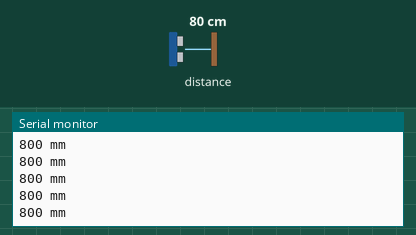
Recording of a sketch running on a simulated ESP32. On the bench: the last lines printed to the serial monitor. The test bench sets the inputs (shaded band); at power-on: distance to the obstacle 80 cm.

Above: at 1.2 s.
1.3 s: distance to the obstacle set to 2 cm
At 2.4 s:
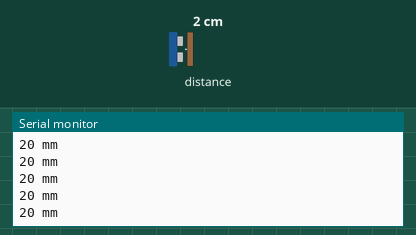
2.8 s: distance to the obstacle set to 4 cm
At 3.9 s:
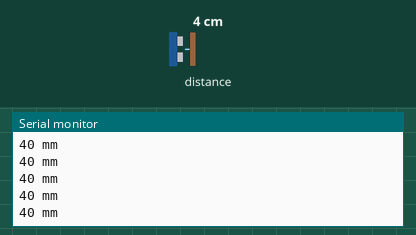
Timing chart, 0 to 5.8 s (numbered marks = the images above; inputs shaded):
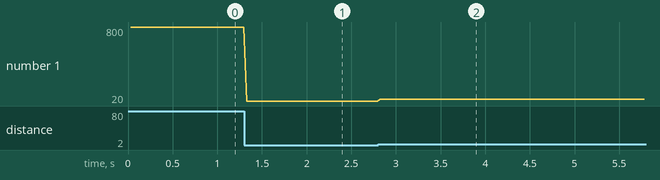

The sketch:

time_of_flight_test.ino
```cpp
/* This example shows how to get single-shot range
 measurements from the VL53L0X. The sensor can optionally be
 configured with different ranging profiles, as described in
 the VL53L0X API user manual, to get better performance for
 a certain application. This code is based on the four
 "SingleRanging" examples in the VL53L0X API.

 The range readings are in units of mm. */

#include <Wire.h>
#include <VL53L0X.h>
#include <Adafruit_GFX.h>
#include <Adafruit_SSD1306.h>

#define SCREEN_WIDTH 128 // OLED display width, in pixels
#define SCREEN_HEIGHT 32 // OLED display height, in pixels
#define MAX_RANGE 8200 // In mm

// Declaration for an SSD1306 display connected to I2C (SDA, SCL pins)
// #define OLED_RESET     4 // Reset pin # (or -1 if sharing Arduino reset pin)
// Adafruit_SSD1306 display(SCREEN_WIDTH, SCREEN_HEIGHT, &Wire, OLED_RESET);

VL53L0X sensor;


// Uncomment this line to use long range mode. This
// increases the sensitivity of the sensor and extends its
// potential range, but increases the likelihood of getting
// an inaccurate reading because of reflections from objects
// other than the intended target. It works best in dark
// conditions.

#define LONG_RANGE


// Uncomment ONE of these two lines to get
// - higher speed at the cost of lower accuracy OR
// - higher accuracy at the cost of lower speed

#define HIGH_SPEED
// #define HIGH_ACCURACY


void setup()
{
  Serial.begin(115200);
  Wire.begin();

  // SSD1306_SWITCHCAPVCC = generate display voltage from 3.3V internally
  // if(!display.begin(SSD1306_SWITCHCAPVCC, 0x3C)) { // Address 0x3D for 128x64
  //   Serial.println(F("SSD1306 allocation failed"));
  //   for(;;); // Don't proceed, loop forever
  // }
  // display.display();
  // display.dim(true);
  // // text display big!
  // display.setTextSize(2);
  // display.setTextColor(WHITE);

  sensor.init();
  sensor.setTimeout(500);

#if defined LONG_RANGE
  // lower the return signal rate limit (default is 0.25 MCPS)
  sensor.setSignalRateLimit(0.1);
  // increase laser pulse periods (defaults are 14 and 10 PCLKs)
  sensor.setVcselPulsePeriod(VL53L0X::VcselPeriodPreRange, 18);
  sensor.setVcselPulsePeriod(VL53L0X::VcselPeriodFinalRange, 14);
#endif

#if defined HIGH_SPEED
  // reduce timing budget to 20 ms (default is about 33 ms)
  sensor.setMeasurementTimingBudget(20000);
#elif defined HIGH_ACCURACY
  // increase timing budget to 200 ms
  sensor.setMeasurementTimingBudget(200000);
#endif
}

void loop()
{
  uint16_t measure = sensor.readRangeSingleMillimeters();
  Serial.printf("%d mm\n", measure);

  if (sensor.timeoutOccurred()) { Serial.print(" TIMEOUT"); }
  // display.clearDisplay();
  // display.setCursor(0,0);
  // display.printf("%d mm", measure);
  // display.display();
}
```

Measured:
- after the input at 1.3 s, the serial monitor: prints a new line at once (image 1)
- after the input at 2.8 s, the serial monitor: prints a new line at once (image 2)
- plotted number 1: 800 → 20 after the input at 1.3 s, 20 → 40 after the input at 2.8 s
